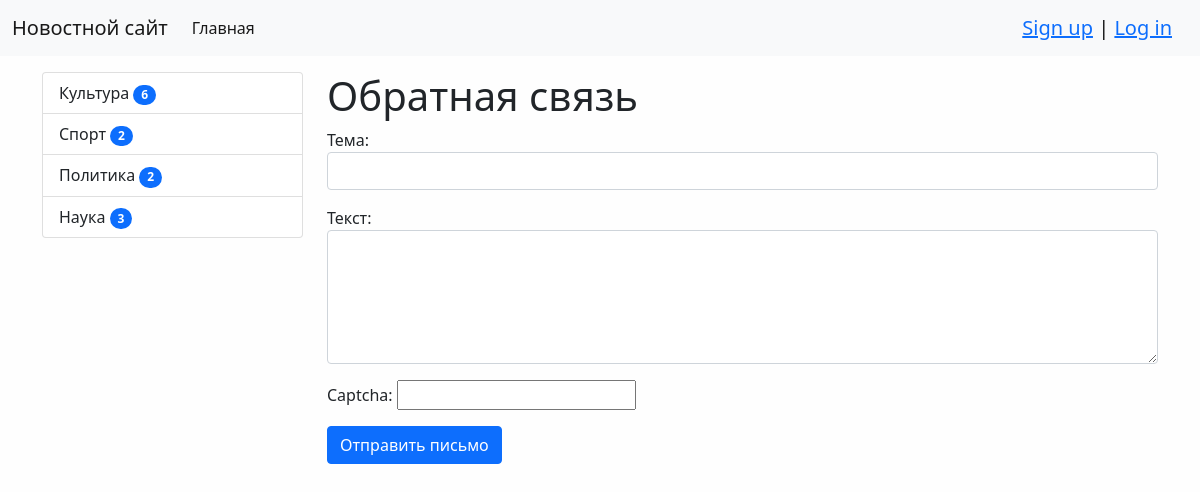
Page /mail on the committed database.
### news/models.py (models this page shows, shortened)
class Category(models.Model):
    title = models.CharField(max_length=150, verbose_name='Наименование', db_index=True)
    class Meta:
        verbose_name = 'Категория'
        verbose_name_plural = 'Категории'
        ordering = ['title']
    def get_absolute_url(self):
        return reverse('index', kwargs={'category_id': self.pk})

### news/views.py (the view)
# urls.py: path('mail', mail, name='mail'),
def mail(request):
    if request.method == 'POST':
        form = ContactForm(request.POST)
        if form.is_valid():
            res = send_mail(form.cleaned_data['subject'], form.cleaned_data['content'], 'pozvizdd@yandex.ru',
                            ['olegmodenov@gmail.com'], fail_silently=True)
            if res:
                messages.success(request, 'Письмо отправлено')
            else:
                messages.error(request, 'Ошибка отправки')
            return redirect('mail')
        else:
            messages.error(request, 'Валидация не пройдена')
    else:
        form = ContactForm()
    context = {"form": form}
    return render(request, 'news/mail.html', context)

### news/forms.py
class ContactForm(forms.Form):
    subject = forms.CharField(label='Тема', widget=forms.TextInput(attrs={'class': 'form-control'}))
    content = forms.CharField(label='Текст', widget=forms.Textarea(attrs={'class': 'form-control', 'rows': 5}))
    captcha = CaptchaField()

### news/templatetags/news_tags.py (called while the page is built)
@register.simple_tag()
def get_categories():
    return Category.objects.annotate(amount=Count('news', filter=F('news__is_published'))).filter(amount__gt=0)

### news/templates/news/mail.html (shortened to what this page needs)
{% extends 'base.html' %}
{% block sidebar %}
{% include 'inc/_sidebar.html' %}
{% endblock sidebar %}
{% block content %}
<h1> Обратная связь </h1>
<form method="post">
    {{ form.as_p }}
    <button class="btn btn-primary btn-block" type="submit"> Отправить письмо </button>
</form>
{% endblock %}

### templates/inc/_sidebar.html (shortened to what this page needs)
{% load news_tags %}
<div class="list-group">
    {% get_categories as categories %}
    {% for item in categories %}
    <a href="{{ item.get_absolute_url }}" class="list-group-item list-group-item-action">
        {{ item.title }} <span class="badge bg-primary rounded-pill">{{ item.amount }}</span>
    </a>
    {% endfor %}
</div>

### mysite/static/css/style.css (style rules this page uses)
body { background-color: #fefefe; }

### rows in the picture
Category: title "Культура", amount "6"
Category: title "Спорт", amount "2"
Category: title "Политика", amount "2"
Category: title "Наука", amount "3"
